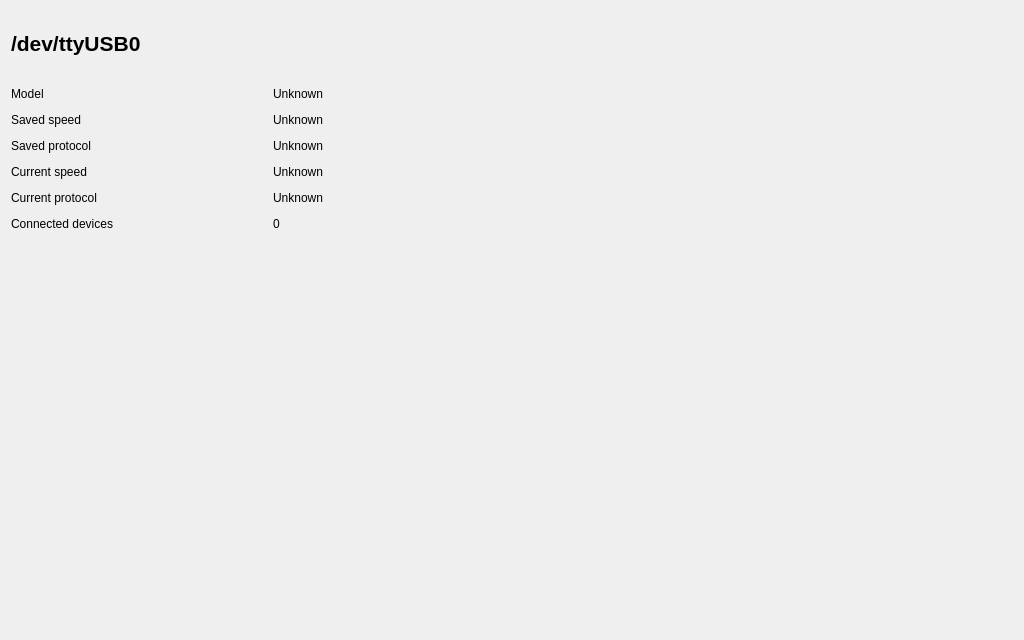
<?xml version="1.0" encoding="UTF-8"?>
<ui version="4.0">
 <class>tabSerial</class>
 <widget class="QWidget" name="tabSerial">
  <property name="geometry">
   <rect>
    <x>0</x>
    <y>0</y>
    <width>1024</width>
    <height>640</height>
   </rect>
  </property>
  <property name="windowTitle">
   <string>Form</string>
  </property>
  <layout class="QGridLayout" name="gridLayout_2">
   <item row="0" column="0">
    <layout class="QGridLayout" name="gridLayout">
     <property name="verticalSpacing">
      <number>12</number>
     </property>
     <item row="4" column="1">
      <widget class="QLabel" name="label_9">
       <property name="text">
        <string>Unknown</string>
       </property>
      </widget>
     </item>
     <item row="7" column="1">
      <widget class="QLabel" name="label_3">
       <property name="text">
        <string>0</string>
       </property>
      </widget>
     </item>
     <item row="3" column="0">
      <widget class="QLabel" name="label_7">
       <property name="text">
        <string>Saved speed</string>
       </property>
      </widget>
     </item>
     <item row="2" column="1">
      <widget class="QLabel" name="label_model">
       <property name="text">
        <string>Unknown</string>
       </property>
      </widget>
     </item>
     <item row="6" column="1">
      <widget class="QLabel" name="label_11">
       <property name="text">
        <string>Unknown</string>
       </property>
      </widget>
     </item>
     <item row="5" column="0">
      <widget class="QLabel" name="label_4">
       <property name="text">
        <string>Current speed</string>
       </property>
      </widget>
     </item>
     <item row="3" column="1">
      <widget class="QLabel" name="label_10">
       <property name="text">
        <string>Unknown</string>
       </property>
      </widget>
     </item>
     <item row="2" column="0">
      <widget class="QLabel" name="label_2">
       <property name="maximumSize">
        <size>
         <width>256</width>
         <height>16777215</height>
        </size>
       </property>
       <property name="text">
        <string>Model</string>
       </property>
      </widget>
     </item>
     <item row="4" column="0">
      <widget class="QLabel" name="label_8">
       <property name="text">
        <string>Saved protocol</string>
       </property>
      </widget>
     </item>
     <item row="7" column="0">
      <widget class="QLabel" name="label">
       <property name="text">
        <string>Connected devices</string>
       </property>
      </widget>
     </item>
     <item row="5" column="1">
      <widget class="QLabel" name="label_5">
       <property name="text">
        <string>Unknown</string>
       </property>
      </widget>
     </item>
     <item row="6" column="0">
      <widget class="QLabel" name="label_6">
       <property name="text">
        <string>Current protocol</string>
       </property>
      </widget>
     </item>
     <item row="1" column="0" colspan="2">
      <layout class="QHBoxLayout" name="horizontalLayout">
       <item>
        <widget class="QLabel" name="label_title">
         <property name="font">
          <font>
           <pointsize>16</pointsize>
           <weight>75</weight>
           <bold>true</bold>
          </font>
         </property>
         <property name="text">
          <string>/dev/ttyUSB0</string>
         </property>
        </widget>
       </item>
       <item>
        <widget class="QLabel" name="label_12">
         <property name="minimumSize">
          <size>
           <width>64</width>
           <height>64</height>
          </size>
         </property>
         <property name="maximumSize">
          <size>
           <width>64</width>
           <height>64</height>
          </size>
         </property>
         <property name="text">
          <string/>
         </property>
         <property name="pixmap">
          <pixmap resource="../resources/resources.qrc">:/icons/icons/network-error.svg</pixmap>
         </property>
         <property name="scaledContents">
          <bool>true</bool>
         </property>
        </widget>
       </item>
      </layout>
     </item>
    </layout>
   </item>
   <item row="1" column="0">
    <spacer name="verticalSpacer">
     <property name="orientation">
      <enum>Qt::Vertical</enum>
     </property>
     <property name="sizeHint" stdset="0">
      <size>
       <width>20</width>
       <height>40</height>
      </size>
     </property>
    </spacer>
   </item>
  </layout>
 </widget>
 <resources>
  <include location="../resources/resources.qrc"/>
 </resources>
 <connections/>
</ui>
